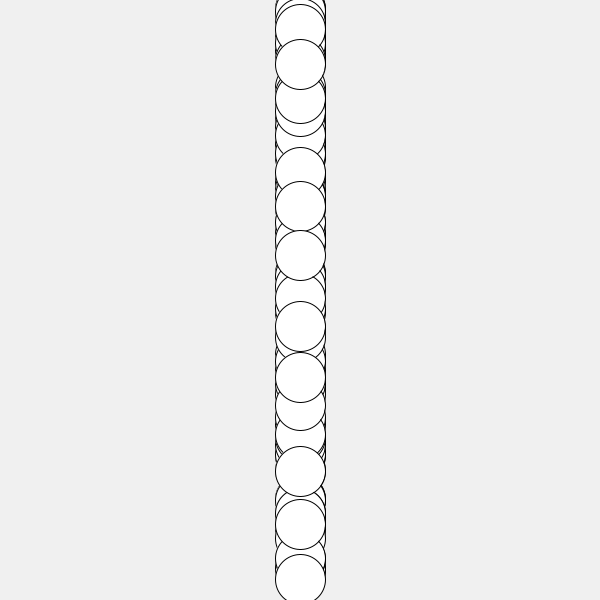
Frame 1 (no input)
Frame 60 (the mouse pressed at the canvas centre just before this capture): identical to frame 1, image omitted
Frame 120 (the mouse held since frame 60 and released just before this capture): identical to frame 1, image omitted

The Processing sketch that drew this single still picture (run headless with seeded random() and noise(); from frame 60 on, the mouse is pressed at the canvas centre):

// Processing sketch: Question16
// ── Question16.pde
int num = 100;

int [] yPos = new int [num];

void setup() {
  size(600, 600);
  
   for (int i = 0; i<num; i++){
   yPos[i]= int(random(0,height));
   //yPos[i]= map(yPos, 0, 0, height, width);
   }
}

void draw() {
  background(240);
  for (int i = 0; i < num; i++) {
//      float yPos = map(yPos, 0, 0, height, width);
    ellipse(width/2, yPos[i], 50, 50);
    
  }
}
